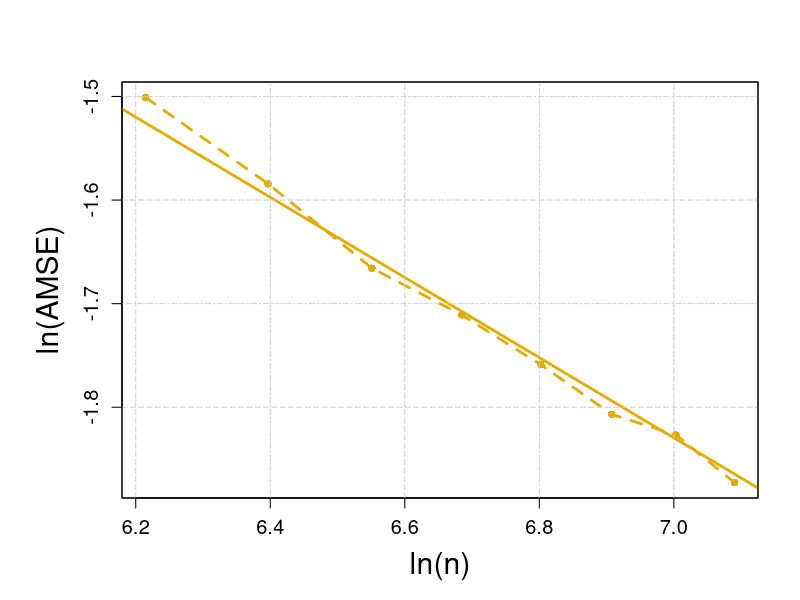

Source code (R):
######################################################################
# This code plots AMSE against sample size on a log–log scale, in order to provide a 
# clear visualization of the convergence rate of semi-nw, and semi-knn 
# 
# - export figures for the supplementary material.  
######################################################################



# Load data
data <- as.matrix(read.csv('spd-1200-3000-1000-Swiss2-setting4-snr_2_rate.csv'))

# Prepare sample points and take natural logs
x <- log(seq(500,1200,100))
y <- log(data[,3])

# Set output to PDF file
pdf("spd-1200-3000-1000-Swiss2-setting4-snr_2_rate_nw.pdf", width = 9, height = 6) 

par(mar=c(5,6,4,2)+0.1)
# Plot the line chart (dashed line for data points)
#plotcol = "#66a61e" #semi-knn
plotcol = "#e6ab02" #semi-nw
plot(x, y, type="o", lty=2, lwd=2.7, col=plotcol, pch=16,
     xlab="ln(n)", ylab="ln(AMSE)",
     cex.lab=1.8, cex.axis=1.2,
     col.main="black", col.lab="black", col.axis="black",
     bg="white") 
grid()

# Fit a linear model (least squares)
model <- lm(y ~ x)

# Add the theoretical reference line
custom_slope <- -0.387
intercept <- mean(y) - custom_slope * mean(x)
abline(a = intercept, b = custom_slope, col=plotcol, lwd=2.7, lty=1)

# Add grid lines
grid(col="grey80", lty=c(8,4), lwd=0.8)
# Draw black axes
box(col="black", lwd=1)

# Calculate R squared and slope
r_squared <- summary(model)$r.squared
slope <- coef(model)[2]

# Print the results
cat("Fitted line slope =", slope, "\n")
cat("R squared =", r_squared, "\n")

# Add legend 
# legend("topright",
#        legend = c(
#          expression(plain("ln(")*AMSE*plain(") vs ln(")*n*plain(")")),
#          expression(plain("ln(")*AMSE*plain(") = a · ln(" * n * plain(")")* " + b ; a") %~~% -0.661 ~ "and" ~ R^2 > 0.99)
#        ),
#        col=plotcol,
#        lty=c(2,1),
#        lwd=2.7,
#        pch=c(16, NA),
#        bty="o",         
#        box.col="grey80",
#        box.lwd=0.8,
#        bg=NA,
#        cex=1.4,        
#        pt.cex=1)

# Close the PDF device
dev.off()
